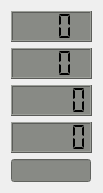
   <widget class="QWidget" name="layoutWidget">
    <property name="geometry">
     <rect>
      <x>857</x>
      <y>326</y>
      <width>83</width>
      <height>181</height>
     </rect>
    </property>
    <layout class="QGridLayout" name="gridLayout_16">
     <item row="0" column="0">
      <widget class="QLCDNumber" name="Max_PV_Watts_Today_2_LCD">
       <property name="minimumSize">
        <size>
         <width>81</width>
         <height>31</height>
        </size>
       </property>
       <property name="maximumSize">
        <size>
         <width>81</width>
         <height>31</height>
        </size>
       </property>
       <property name="font">
        <font>
         <pointsize>11</pointsize>
         <weight>50</weight>
         <bold>false</bold>
        </font>
       </property>
       <property name="styleSheet">
        <string notr="true">QLCDNumber{
background-color: rgb(136, 138, 133);
}</string>
       </property>
       <property name="digitCount">
        <number>3</number>
       </property>
       <property name="segmentStyle">
        <enum>QLCDNumber::Flat</enum>
       </property>
       <property name="value" stdset="0">
        <double>0.000000000000000</double>
       </property>
      </widget>
     </item>
     <item row="1" column="0">
      <widget class="QLCDNumber" name="Max_PV_Watts_Yesterday_2_LCD">
       <property name="minimumSize">
        <size>
         <width>81</width>
         <height>31</height>
        </size>
       </property>
       <property name="maximumSize">
        <size>
         <width>81</width>
         <height>31</height>
        </size>
       </property>
       <property name="font">
        <font>
         <pointsize>11</pointsize>
         <weight>50</weight>
         <bold>false</bold>
        </font>
       </property>
       <property name="styleSheet">
        <string notr="true">QLCDNumber{
background-color: rgb(136, 138, 133);
}</string>
       </property>
       <property name="digitCount">
        <number>3</number>
       </property>
       <property name="segmentStyle">
        <enum>QLCDNumber::Flat</enum>
       </property>
       <property name="value" stdset="0">
        <double>0.000000000000000</double>
       </property>
      </widget>
     </item>
     <item row="2" column="0">
      <widget class="QLCDNumber" name="Yield_Today_2_LCD">
       <property name="minimumSize">
        <size>
         <width>81</width>
         <height>31</height>
        </size>
       </property>
       <property name="maximumSize">
        <size>
         <width>81</width>
         <height>31</height>
        </size>
       </property>
       <property name="font">
        <font>
         <pointsize>11</pointsize>
         <weight>50</weight>
         <bold>false</bold>
        </font>
       </property>
       <property name="styleSheet">
        <string notr="true">QLCDNumber{
background-color: rgb(136, 138, 133);
}</string>
       </property>
       <property name="digitCount">
        <number>5</number>
       </property>
       <property name="segmentStyle">
        <enum>QLCDNumber::Flat</enum>
       </property>
       <property name="value" stdset="0">
        <double>0.000000000000000</double>
       </property>
      </widget>
     </item>
     <item row="3" column="0">
      <widget class="QLCDNumber" name="Yield_Yesterday_2_LCD">
       <property name="minimumSize">
        <size>
         <width>81</width>
         <height>31</height>
        </size>
       </property>
       <property name="maximumSize">
        <size>
         <width>81</width>
         <height>31</height>
        </size>
       </property>
       <property name="font">
        <font>
         <pointsize>11</pointsize>
         <weight>50</weight>
         <bold>false</bold>
        </font>
       </property>
       <property name="styleSheet">
        <string notr="true">QLCDNumber{
background-color: rgb(136, 138, 133);
}</string>
       </property>
       <property name="digitCount">
        <number>5</number>
       </property>
       <property name="segmentStyle">
        <enum>QLCDNumber::Flat</enum>
       </property>
       <property name="value" stdset="0">
        <double>0.000000000000000</double>
       </property>
      </widget>
     </item>
     <item row="4" column="0">
      <widget class="QLineEdit" name="Solar_Charger_State2_lineEdit">
       <property name="maximumSize">
        <size>
         <width>80</width>
         <height>25</height>
        </size>
       </property>
       <property name="font">
        <font>
         <pointsize>10</pointsize>
         <weight>50</weight>
         <bold>false</bold>
        </font>
       </property>
       <property name="autoFillBackground">
        <bool>false</bool>
       </property>
       <property name="styleSheet">
        <string notr="true">background-color: rgb(136, 138, 133);</string>
       </property>
       <property name="frame">
        <bool>true</bool>
       </property>
       <property name="alignment">
        <set>Qt::AlignCenter</set>
       </property>
      </widget>
     </item>
    </layout>
   </widget>
